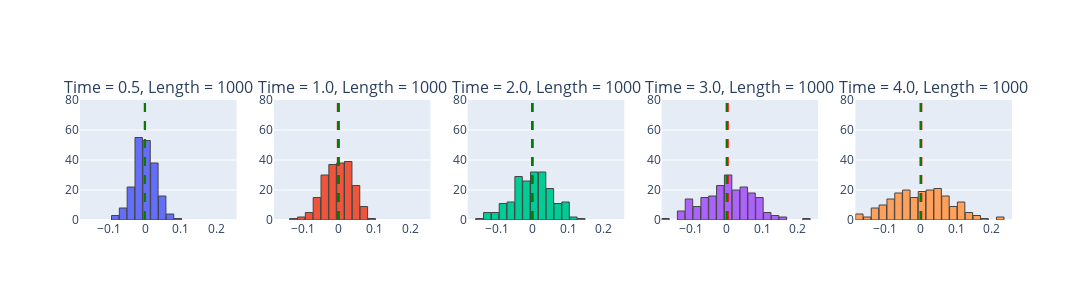

This figure's notebook cell:
### Code cell
get_histograms2(error_ns_dict_time_2, theoretical_ns_error_dict)

### Figure 1 — Plotly figure (JSON) as saved in the notebook; plotly's stock layout.template omitted (floating-point values rounded to 4 significant figures; data arrays with more than 128 entries replaced by an {"elided": "..."} marker saying what was removed)
{"data": [{"marker": {"line": {"width": 1}}, "name": "Length 1000, Time 0.5", "type": "histogram", "x": {"elided": "200 float values"}, "xaxis": "x", "xbins": {"end": 0.2572, "size": 0.022, "start": -0.1828}, "yaxis": "y"}, {"marker": {"line": {"width": 1}}, "name": "Length 1000, Time 1.0", "type": "histogram", "x": {"elided": "200 float values"}, "xaxis": "x2", "xbins": {"end": 0.2572, "size": 0.022, "start": -0.1828}, "yaxis": "y2"}, {"marker": {"line": {"width": 1}}, "name": "Length 1000, Time 2.0", "type": "histogram", "x": {"elided": "200 float values"}, "xaxis": "x3", "xbins": {"end": 0.2572, "size": 0.022, "start": -0.1828}, "yaxis": "y3"}, {"marker": {"line": {"width": 1}}, "name": "Length 1000, Time 3.0", "type": "histogram", "x": {"elided": "200 float values"}, "xaxis": "x4", "xbins": {"end": 0.2572, "size": 0.022, "start": -0.1828}, "yaxis": "y4"}, {"marker": {"line": {"width": 1}}, "name": "Length 1000, Time 4.0", "type": "histogram", "x": {"elided": "200 float values"}, "xaxis": "x5", "xbins": {"end": 0.2572, "size": 0.022, "start": -0.1828}, "yaxis": "y5"}], "layout": {"annotations": [{"font": {"size": 16}, "showarrow": false, "text": "Time = 0.5, Length = 1000", "x": 0.084, "xanchor": "center", "xref": "paper", "y": 1, "yanchor": "bottom", "yref": "paper"}, {"font": {"size": 16}, "showarrow": false, "text": "Time = 1.0, Length = 1000", "x": 0.292, "xanchor": "center", "xref": "paper", "y": 1, "yanchor": "bottom", "yref": "paper"}, {"font": {"size": 16}, "showarrow": false, "text": "Time = 2.0, Length = 1000", "x": 0.5, "xanchor": "center", "xref": "paper", "y": 1, "yanchor": "bottom", "yref": "paper"}, {"font": {"size": 16}, "showarrow": false, "text": "Time = 3.0, Length = 1000", "x": 0.708, "xanchor": "center", "xref": "paper", "y": 1, "yanchor": "bottom", "yref": "paper"}, {"font": {"size": 16}, "showarrow": false, "text": "Time = 4.0, Length = 1000", "x": 0.916, "xanchor": "center", "xref": "paper", "y": 1, "yanchor": "bottom", "yref": "paper"}], "bargap": 0.05, "height": 300, "shapes": [{"line": {"color": "red", "dash": "dash", "width": 2}, "type": "line", "x0": -0.0008374, "x1": -0.0008374, "xref": "x", "y0": 0, "y1": 1, "yref": "y domain"}, {"line": {"color": "green", "dash": "dash", "width": 2}, "type": "line", "x0": 0, "x1": 0, "xref": "x", "y0": 0, "y1": 1, "yref": "y domain"}, {"line": {"color": "red", "dash": "dash", "width": 2}, "type": "line", "x0": -0.003041, "x1": -0.003041, "xref": "x2", "y0": 0, "y1": 1, "yref": "y2 domain"}, {"line": {"color": "green", "dash": "dash", "width": 2}, "type": "line", "x0": 0, "x1": 0, "xref": "x2", "y0": 0, "y1": 1, "yref": "y2 domain"}, {"line": {"color": "red", "dash": "dash", "width": 2}, "type": "line", "x0": -0.002136, "x1": -0.002136, "xref": "x3", "y0": 0, "y1": 1, "yref": "y3 domain"}, {"line": {"color": "green", "dash": "dash", "width": 2}, "type": "line", "x0": 0, "x1": 0, "xref": "x3", "y0": 0, "y1": 1, "yref": "y3 domain"}, {"line": {"color": "red", "dash": "dash", "width": 2}, "type": "line", "x0": 0.003175, "x1": 0.003175, "xref": "x4", "y0": 0, "y1": 1, "yref": "y4 domain"}, {"line": {"color": "green", "dash": "dash", "width": 2}, "type": "line", "x0": 0, "x1": 0, "xref": "x4", "y0": 0, "y1": 1, "yref": "y4 domain"}, {"line": {"color": "red", "dash": "dash", "width": 2}, "type": "line", "x0": 0.002405, "x1": 0.002405, "xref": "x5", "y0": 0, "y1": 1, "yref": "y5 domain"}, {"line": {"color": "green", "dash": "dash", "width": 2}, "type": "line", "x0": 0, "x1": 0, "xref": "x5", "y0": 0, "y1": 1, "yref": "y5 domain"}], "showlegend": false, "width": 1500, "xaxis": {"anchor": "y", "domain": [0, 0.168], "range": [-0.1828, 0.2572]}, "xaxis2": {"anchor": "y2", "domain": [0.208, 0.376], "range": [-0.1828, 0.2572]}, "xaxis3": {"anchor": "y3", "domain": [0.416, 0.584], "range": [-0.1828, 0.2572]}, "xaxis4": {"anchor": "y4", "domain": [0.624, 0.792], "range": [-0.1828, 0.2572]}, "xaxis5": {"anchor": "y5", "domain": [0.832, 1], "range": [-0.1828, 0.2572]}, "yaxis": {"anchor": "x", "domain": [0, 1], "range": [0, 80]}, "yaxis2": {"anchor": "x2", "domain": [0, 1], "range": [0, 80]}, "yaxis3": {"anchor": "x3", "domain": [0, 1], "range": [0, 80]}, "yaxis4": {"anchor": "x4", "domain": [0, 1], "range": [0, 80]}, "yaxis5": {"anchor": "x5", "domain": [0, 1], "range": [0, 80]}}}
